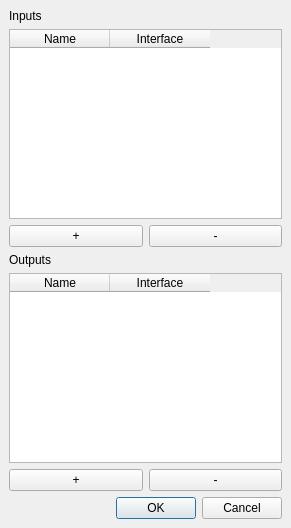
<ui version="4.0" >
 <class>IOConfig</class>
 <widget class="QDialog" name="IOConfig" >
  <property name="geometry" >
   <rect>
    <x>0</x>
    <y>0</y>
    <width>291</width>
    <height>528</height>
   </rect>
  </property>
  <property name="windowTitle" >
   <string>I/O Configuration</string>
  </property>
  <layout class="QVBoxLayout" >
   <property name="margin" >
    <number>9</number>
   </property>
   <property name="spacing" >
    <number>6</number>
   </property>
   <item>
    <widget class="QLabel" name="label" >
     <property name="text" >
      <string>Inputs</string>
     </property>
    </widget>
   </item>
   <item>
    <widget class="QTableWidget" name="inTable" >
     <column>
      <property name="text" >
       <string>Name</string>
      </property>
     </column>
     <column>
      <property name="text" >
       <string>Interface</string>
      </property>
     </column>
    </widget>
   </item>
   <item>
    <layout class="QHBoxLayout" >
     <property name="margin" >
      <number>0</number>
     </property>
     <property name="spacing" >
      <number>6</number>
     </property>
     <item>
      <widget class="QPushButton" name="addInput" >
       <property name="text" >
        <string>+</string>
       </property>
      </widget>
     </item>
     <item>
      <widget class="QPushButton" name="delInput" >
       <property name="text" >
        <string>-</string>
       </property>
      </widget>
     </item>
    </layout>
   </item>
   <item>
    <widget class="QLabel" name="label_2" >
     <property name="text" >
      <string>Outputs</string>
     </property>
    </widget>
   </item>
   <item>
    <widget class="QTableWidget" name="outTable" >
     <column>
      <property name="text" >
       <string>Name</string>
      </property>
     </column>
     <column>
      <property name="text" >
       <string>Interface</string>
      </property>
     </column>
    </widget>
   </item>
   <item>
    <layout class="QHBoxLayout" >
     <property name="margin" >
      <number>0</number>
     </property>
     <property name="spacing" >
      <number>6</number>
     </property>
     <item>
      <widget class="QPushButton" name="addOutput" >
       <property name="text" >
        <string>+</string>
       </property>
      </widget>
     </item>
     <item>
      <widget class="QPushButton" name="delOutput" >
       <property name="text" >
        <string>-</string>
       </property>
      </widget>
     </item>
    </layout>
   </item>
   <item>
    <widget class="QDialogButtonBox" name="buttonBox" >
     <property name="orientation" >
      <enum>Qt::Horizontal</enum>
     </property>
     <property name="standardButtons" >
      <set>QDialogButtonBox::Cancel|QDialogButtonBox::NoButton|QDialogButtonBox::Ok</set>
     </property>
    </widget>
   </item>
  </layout>
 </widget>
 <resources/>
 <connections>
  <connection>
   <sender>buttonBox</sender>
   <signal>accepted()</signal>
   <receiver>IOConfig</receiver>
   <slot>accept()</slot>
   <hints>
    <hint type="sourcelabel" >
     <x>248</x>
     <y>254</y>
    </hint>
    <hint type="destinationlabel" >
     <x>157</x>
     <y>274</y>
    </hint>
   </hints>
  </connection>
  <connection>
   <sender>buttonBox</sender>
   <signal>rejected()</signal>
   <receiver>IOConfig</receiver>
   <slot>reject()</slot>
   <hints>
    <hint type="sourcelabel" >
     <x>316</x>
     <y>260</y>
    </hint>
    <hint type="destinationlabel" >
     <x>286</x>
     <y>274</y>
    </hint>
   </hints>
  </connection>
 </connections>
</ui>
